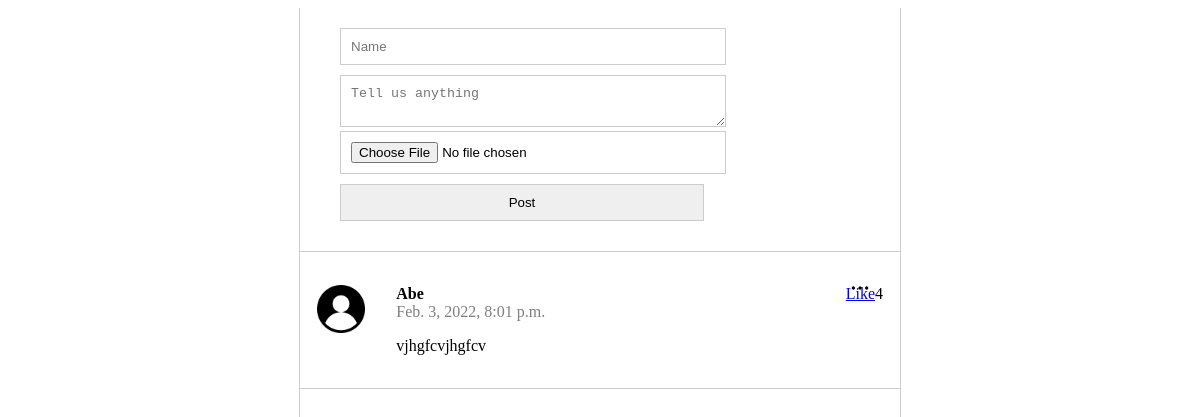
Before: / with the older database file.
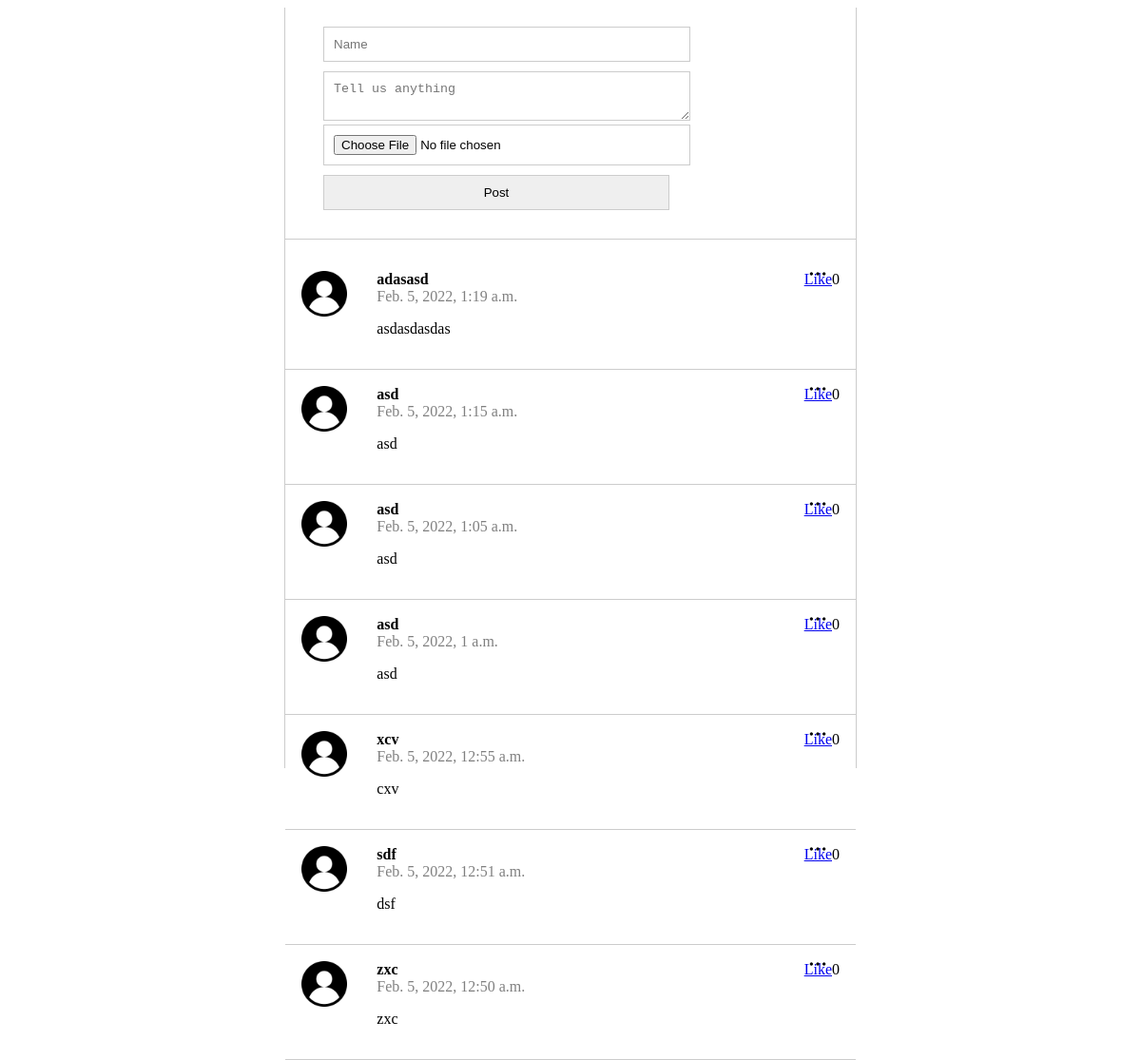
After: the same page with the newer database file.
### posts/models.py (models this page shows)
class Post(models.Model):
    class Meta(object):
        db_table = 'post'
    name = models.CharField(
        'Name', blank=False, null=False, max_length=14,
        db_index=True, default='Anonymous'
    )
    body = models.CharField(
        'Body', blank=True, null=True, max_length=140,
        db_index=True
    )
    likes = models.IntegerField(
        'Likes', blank=True, null=False, db_index=True, default=0)
    createdAt = models.DateTimeField(
        'Created DateTime', blank=True, auto_now_add=True
    )
    image = CloudinaryField('image', blank=True, db_index=True)

### posts/views.py (the view, shortened to what this page needs)
# urls.py: path('', views.index, name="index"),
def index(req):
    posts = Post.objects.all().order_by('-createdAt')[:20]
    return render(req, 'posts.html', {'posts': posts})

### templates/posts.html (shortened to what this page needs)
{% extends 'base.html' %} {% block content %} {% load static %}
<section class="content">
    <section class="postForm">
        <form action="/" method="POST" enctype="multipart/form-data">
            <input
                type="text"
                name="name"
                placeholder="Name"
                maxlength="14"
                required
            />
            <textarea
                name="body"
                placeholder="Tell us anything"
                required
            ></textarea>
            <input type="file" name="image" />
            <input type="submit" value="Post" />
        </form>
    </section>
    <section class="posts">
        <ul>
            {% for post in posts %}
            <li>
                <img
                    class="menuIcon jsMenuIcon"
                    src="{% static 'img/option.png' %}"
                    alt="Menu icon"
                />
                <div class="logo">
                    <img src="{% static 'img/user.png' %}" alt="User img" />
                </div>
                <div class="nameBody">
                    <div class="name">{{ post.name }}</div>
                    <div class="dateTime">{{ post.createdAt }}</div>
                    <p>{{ post.body }}</p>
                </div>
                <div class="likes">
                    <a href="/addLike/{{ post.id }}">Like</a>{{ post.likes }}
                </div>
            </li>
            {% endfor %}
        </ul>
    </section>
</section>
{% endblock %}

### templates/base.html (shortened to what this page needs)
<!DOCTYPE html>
<html lang="en">
    <head>
        {% load static %}
        <link rel="stylesheet" href="{% static 'css/style.css' %}" />
    </head>
    <body>
        {% block content %} {{ content }} {% endblock %}
    </body>
</html>

### static/css/style.css (style rules this page uses)
html, body { height: 100%; }
.content { max-width: 600px; height: 100%; margin: 0 auto; border-left: 1px solid #ccc; border-right: 1px solid #ccc; }
.postForm { padding: 20px 40px; border-bottom: 1px solid #ccc; }
.postForm input { width: 70%; margin-bottom: 10px; padding: 10px; border: 1px solid #ccc; }
.postForm textarea { width: 70%; padding: 10px; border: 1px solid #ccc; }
.posts ul { padding: 0; }
.posts li { padding: 17px; display: flex; border-bottom: 1px solid #ccc; position: relative; }
.posts li .menuIcon { width: 20px; position: absolute; top: 10px; right: 30px; }
.posts li .logo { flex-basis: 15%; }
.posts li .logo img { width: 60%; }
.posts li .nameBody { flex-basis: 85%; }
.posts li .nameBody .name { font-weight: bold; }
.posts li .nameBody .dateTime { color: gray; }

Changed rows visible on the page:
removed Post: name "Abe", createdAt "Feb. 3, 2022, 8:01 p.m.", body "vjhgfcvjhgfcv", likes "4"
added Post: name "adasasd", createdAt "Feb. 5, 2022, 1:19 a.m.", body "asdasdasdas", likes "0"
added Post: name "asd", createdAt "Feb. 5, 2022, 1:15 a.m.", body "asd", likes "0"
added Post: name "asd", createdAt "Feb. 5, 2022, 1:05 a.m.", body "asd", likes "0"
added Post: name "asd", createdAt "Feb. 5, 2022, 1 a.m.", body "asd", likes "0"
added Post: name "xcv", createdAt "Feb. 5, 2022, 12:55 a.m.", body "cxv", likes "0"
added Post: name "sdf", createdAt "Feb. 5, 2022, 12:51 a.m.", body "dsf", likes "0"
added Post: name "zxc", createdAt "Feb. 5, 2022, 12:50 a.m.", body "zxc", likes "0"
